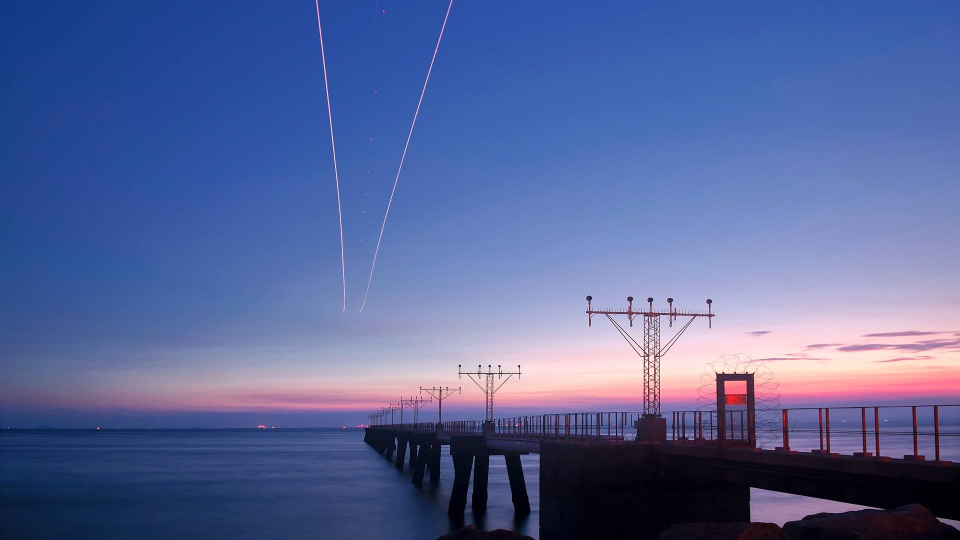
#> input picture 08.jpg, 1920 x 1080 px (shown at 1/2 size)
$ python '005 image pixel arithmetic operations.py'
#> lines starting #> are read from the running program, lines starting #| are printed output that depends on the picture
import cv2
import numpy as np

image0 = cv2.imread('08.jpg')
#> image0 is the input picture: shape (1080, 1920, 3); mean B, G, R 154, 101.2, 86.8
image1 = cv2.imread('01.jpg')
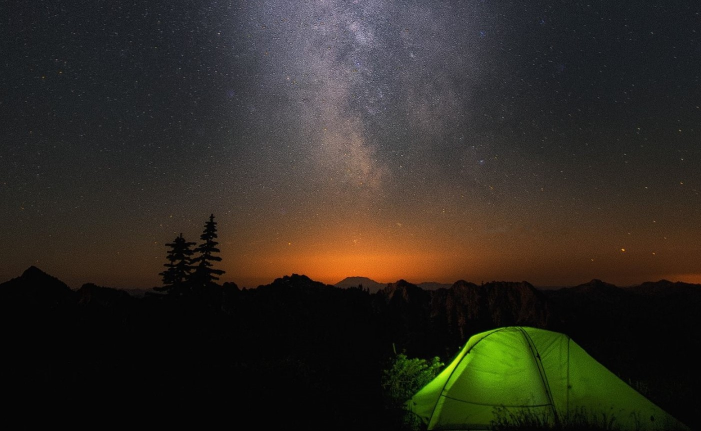
#> input picture 01.jpg, 1402 x 862 px (shown at 1/2 size)
#> image1 is the input picture: shape (862, 1402, 3); mean B, G, R 35.3, 43, 47.5
image0 = cv2.resize(image0, (image1.shape[1] , image1.shape[0])) #改变图片尺寸
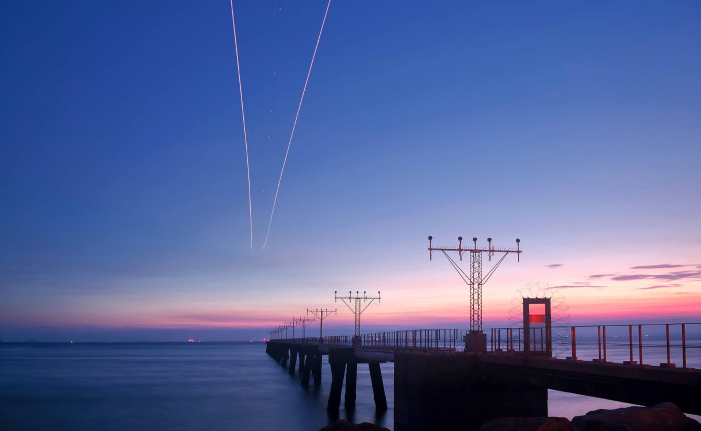
#> image0: shape (862, 1402, 3) (shown at 1/2 size); mean B, G, R 154, 101.1, 86.7
cv2.imshow('image0', image0)
cv2.imshow('image1', image1)
h, w, ch = image0.shape
#> h = 862; w = 1402; ch = 3
print('h, w, ch', h, w, ch)
#| h, w, ch 862 1402 3

add_result = np.zeros(image0.shape, image0.dtype)
cv2.add(image1, image0, add_result)                 #图像像素算数加法
cv2.imshow('add_result', add_result)
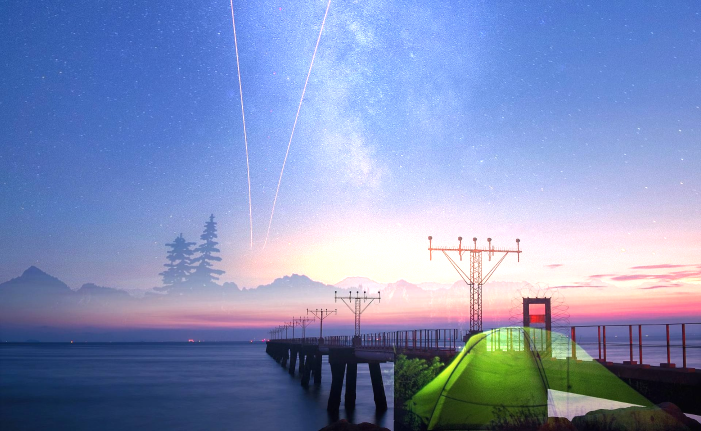
#> window 'add_result': shape (862, 1402, 3) (shown at 1/2 size); mean B, G, R 186, 143.6, 129.7

sub_result=np.zeros(image0.shape,image0.dtype)
cv2.subtract(image0,image1,sub_result)              #图像像素算数减法
cv2.imshow('sub_result',sub_result)
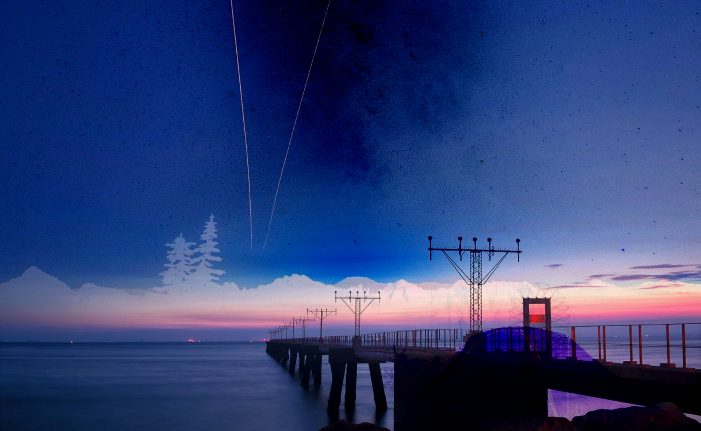
#> window 'sub_result': shape (862, 1402, 3) (shown at 1/2 size); mean B, G, R 118.7, 63.3, 46.5

mul_result=np.zeros(image0.shape,image0.dtype)
cv2.multiply(image0,image1,mul_result)
cv2.imshow('mul_result',mul_result)
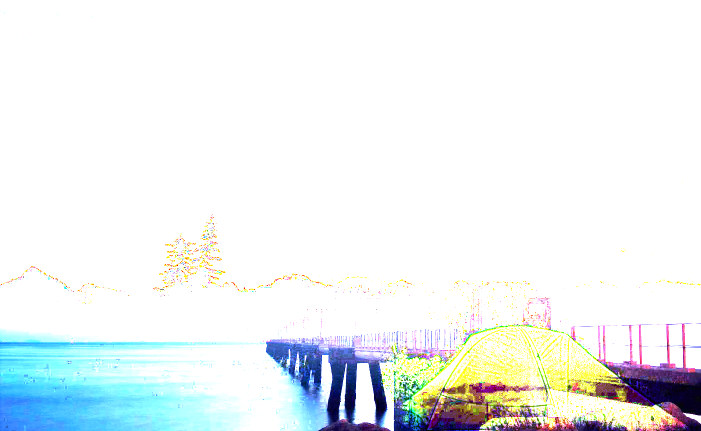
#> window 'mul_result': shape (862, 1402, 3) (shown at 1/2 size); mean B, G, R 242.8, 242.4, 237.3

div_result=np.zeros(image0.shape,image0.dtype)
cv2.divide(image0,image1,div_result)
cv2.imshow('div_result',div_result)
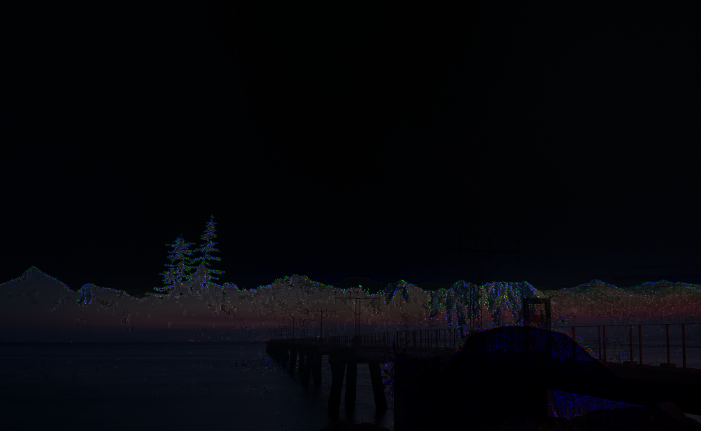
#> window 'div_result': shape (862, 1402, 3) (shown at 1/2 size); mean B, G, R 10.2, 6.4, 5.8

cv2.waitKey(0)
cv2.destroyAllWindows()
